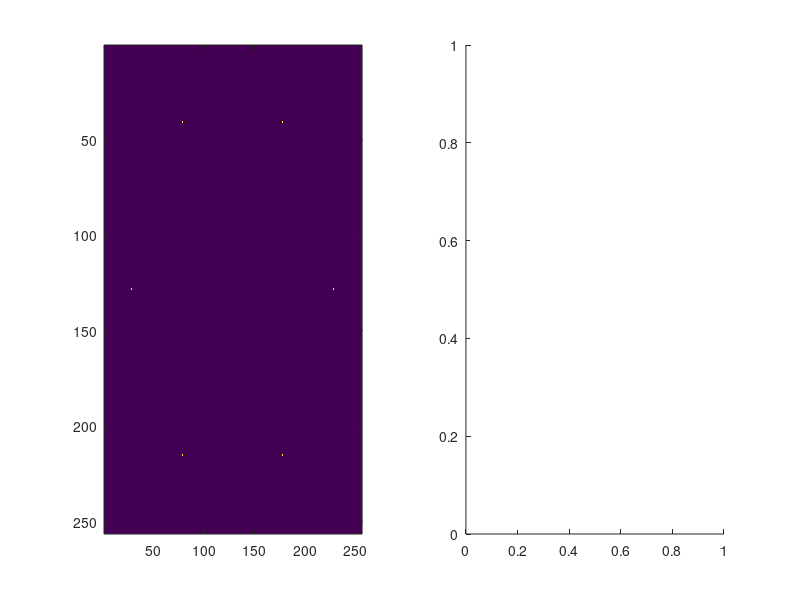

Recreate this plot in MATLAB. (Note: this script raises an error after producing the figure.)
load('convhull.mat');

subplot(1,2,1);
imagesc(msk);

subplot(1,2,2);
convexhull = bwconvhull(msk);
imagesc(convexhull);
title('Convex Hull');

% Answer
% hexagon